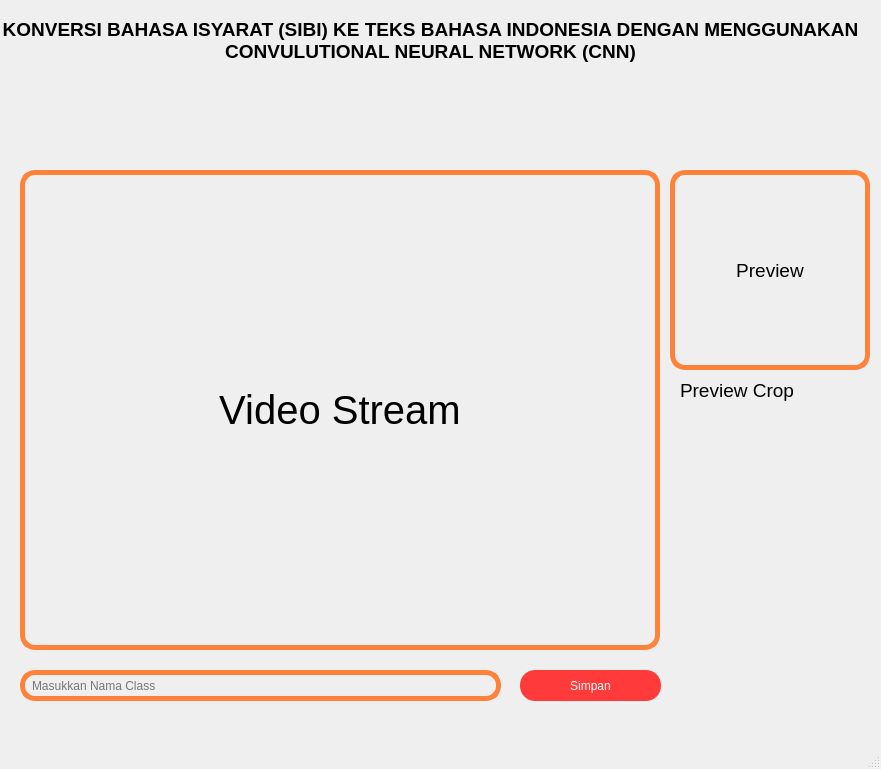
<?xml version="1.0" encoding="UTF-8"?>
<ui version="4.0">
 <class>MainWindow</class>
 <widget class="QMainWindow" name="MainWindow">
  <property name="geometry">
   <rect>
    <x>0</x>
    <y>0</y>
    <width>881</width>
    <height>769</height>
   </rect>
  </property>
  <property name="windowTitle">
   <string>MainWindow</string>
  </property>
  <widget class="QWidget" name="centralwidget">
   <widget class="QLabel" name="lJudul">
    <property name="geometry">
     <rect>
      <x>0</x>
      <y>0</y>
      <width>861</width>
      <height>81</height>
     </rect>
    </property>
    <property name="text">
     <string>&lt;html&gt;&lt;head/&gt;&lt;body&gt;&lt;p align=&quot;center&quot;&gt;&lt;span style=&quot; font-size:14pt; font-weight:600;&quot;&gt;KONVERSI BAHASA ISYARAT (SIBI) KE TEKS  BAHASA INDONESIA DENGAN MENGGUNAKAN CONVULUTIONAL NEURAL NETWORK (CNN)&lt;/span&gt;&lt;/p&gt;&lt;/body&gt;&lt;/html&gt;</string>
    </property>
    <property name="alignment">
     <set>Qt::AlignCenter</set>
    </property>
    <property name="wordWrap">
     <bool>true</bool>
    </property>
   </widget>
   <widget class="QLabel" name="lPreview_image">
    <property name="geometry">
     <rect>
      <x>670</x>
      <y>170</y>
      <width>200</width>
      <height>200</height>
     </rect>
    </property>
    <property name="font">
     <font>
      <pointsize>14</pointsize>
     </font>
    </property>
    <property name="toolTipDuration">
     <number>-1</number>
    </property>
    <property name="styleSheet">
     <string notr="true">border: 5px solid #FF823A;
border-radius: 15px;</string>
    </property>
    <property name="text">
     <string>Preview</string>
    </property>
    <property name="alignment">
     <set>Qt::AlignCenter</set>
    </property>
   </widget>
   <widget class="QLabel" name="label">
    <property name="geometry">
     <rect>
      <x>680</x>
      <y>380</y>
      <width>121</width>
      <height>21</height>
     </rect>
    </property>
    <property name="font">
     <font>
      <pointsize>14</pointsize>
     </font>
    </property>
    <property name="text">
     <string>Preview Crop</string>
    </property>
   </widget>
   <widget class="QLineEdit" name="leClass">
    <property name="geometry">
     <rect>
      <x>20</x>
      <y>670</y>
      <width>481</width>
      <height>31</height>
     </rect>
    </property>
    <property name="styleSheet">
     <string notr="true">border: 5px solid #FF823A;
font-size: 120%;
border-radius: 15px;
padding:5px 5px;
background: transparent;</string>
    </property>
    <property name="placeholderText">
     <string>Masukkan Nama Class</string>
    </property>
   </widget>
   <widget class="QLabel" name="lImage">
    <property name="geometry">
     <rect>
      <x>20</x>
      <y>170</y>
      <width>640</width>
      <height>480</height>
     </rect>
    </property>
    <property name="styleSheet">
     <string notr="true">border: 5px solid #FF823A;
font-size: 40px;
border-radius: 15px;</string>
    </property>
    <property name="text">
     <string>Video Stream</string>
    </property>
    <property name="alignment">
     <set>Qt::AlignCenter</set>
    </property>
   </widget>
   <widget class="QPushButton" name="btnSimpan">
    <property name="geometry">
     <rect>
      <x>520</x>
      <y>670</y>
      <width>141</width>
      <height>31</height>
     </rect>
    </property>
    <property name="styleSheet">
     <string notr="true">background-color:#FF3A3A;
text-weight: bold;
color: white;
border-radius:15px;
font-size: 150%;</string>
    </property>
    <property name="text">
     <string>Simpan</string>
    </property>
   </widget>
  </widget>
  <widget class="QMenuBar" name="menubar">
   <property name="geometry">
    <rect>
     <x>0</x>
     <y>0</y>
     <width>881</width>
     <height>21</height>
    </rect>
   </property>
  </widget>
  <widget class="QStatusBar" name="statusbar"/>
 </widget>
 <resources/>
 <connections/>
</ui>
